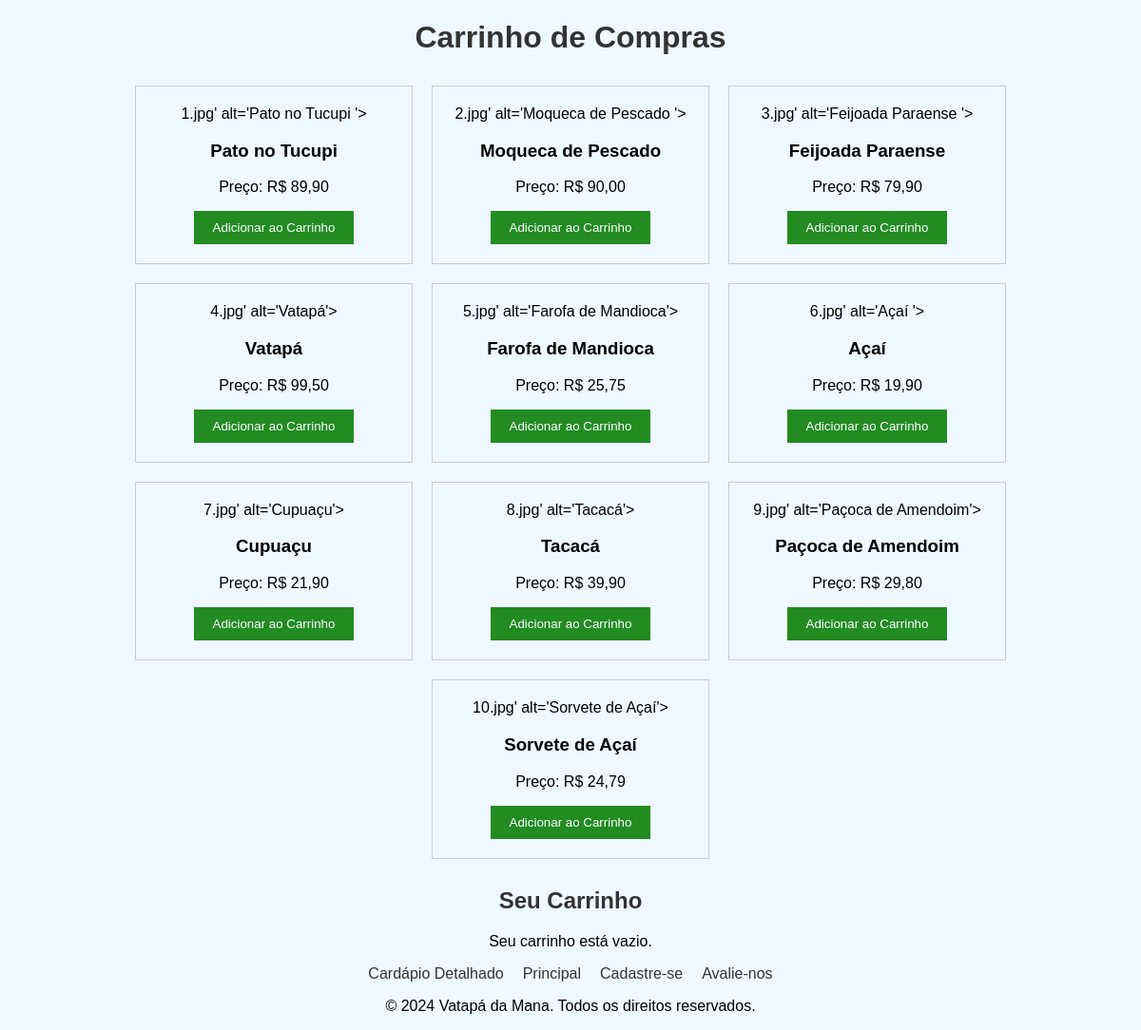
Page /carrinho.php on the committed database.
### tables this page shows
CREATE TABLE IF NOT EXISTS `produtos` (
  `id_produto` int NOT NULL,
  `nome` varchar(50) DEFAULT NULL,
  `preco` decimal(10,2) NOT NULL,
  `quantidade` int NOT NULL,
  `categoria` varchar(40) DEFAULT NULL,
  `status` varchar(50) DEFAULT NULL,
  PRIMARY KEY (`id_produto`)
);

### carrinho.php (the view, shortened to what this page needs)
<!DOCTYPE html>
<html lang="pt-BR">
<head>
    <link rel="stylesheet" href="stylecarrinho.css">
</head>
<body>
    <h1>Carrinho de Compras</h1>
    <div class="produtos">
        <?php
        include 'conexaocarrinho.php';
        $sql = "SELECT id_produto, nome, quantidade, categoria, status, preco FROM produtos";
        $result = $conn->query($sql);
        if ($result->num_rows > 0) {
            while($row = $result->fetch_assoc()) {
                echo "<div class='produto-card'>";
                echo "" . $row["id_produto"] . ".jpg' alt='" . ($row["nome"]) . "'>";
                echo "<h3>" . htmlspecialchars($row["nome"]) . "</h3>";
                echo "<p>Preço: R$ " . number_format($row["preco"], 2, ',', '.') . "</p>";
                echo "<button onclick=\"adicionarAoCarrinho('" . htmlspecialchars($row["nome"]) . "', " . $row["preco"] . ")\">Adicionar ao Carrinho</button>";
                echo "</div>";
            }
             } else {
            echo "Nenhum produto encontrado.";
        }
        ?>
    </div>
    <h2>Seu Carrinho</h2>
    <div id="carrinho">
        <p>Seu carrinho está vazio.</p>
    </div>
    <footer>
        <nav>
            <ul>
                <li><a href="cardapio.html">Cardápio Detalhado</a></li>
                <li><a href="index.php">Principal</a></li>
                <li><a href="formulario.html">Cadastre-se</a></li>
                <li><a href="avalienos.html">Avalie-nos</a></li>
            </ul>
        </nav>
        <p>&copy; 2024 Vatapá da Mana. Todos os direitos reservados.</p>
    </footer>
</body>
</html>

### stylecarrinho.css (style rules this page uses)
body { font-family: Arial, sans-serif; background-color: #F0F8FF; text-align: center; }
h1, h2 { color: #333; }
.produtos { display: flex; flex-wrap: wrap; justify-content: center; }
.produto-card { border: 1px solid #ccc; padding: 20px; margin: 10px; width: 250px; text-align: center; }
button { background-color: #228B22; color: white; padding: 10px 20px; border: none; cursor: pointer; }
#carrinho { margin-top: 20px; }
footer nav { display: flex; justify-content: center; }
footer nav ul { list-style: none; padding: 0; margin: 0; display: flex; }
footer nav li { margin: 0 10px; }
footer nav a { text-decoration: none; color: #333; }

### rows in the picture
produtos: id_produto "1", nome "Pato no Tucupi", preco "89,90"
produtos: id_produto "2", nome "Moqueca de Pescado", preco "90,00"
produtos: id_produto "3", nome "Feijoada Paraense", preco "79,90"
produtos: id_produto "4", nome "Vatapá", preco "99,50"
produtos: id_produto "5", nome "Farofa de Mandioca", preco "25,75"
produtos: id_produto "6", nome "Açaí", preco "19,90"
produtos: id_produto "7", nome "Cupuaçu", preco "21,90"
produtos: id_produto "8", nome "Tacacá", preco "39,90"
produtos: id_produto "9", nome "Paçoca de Amendoim", preco "29,80"
produtos: id_produto "10", nome "Sorvete de Açaí", preco "24,79"
